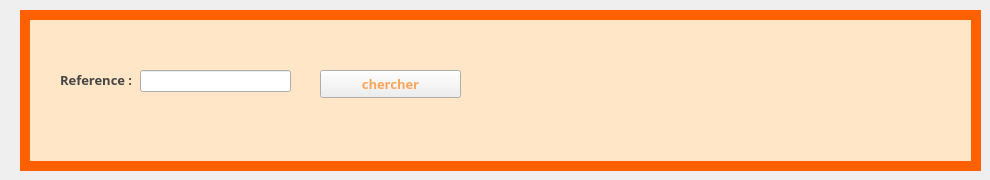
      <widget class="QWidget" name="modif_tab_2">
       <attribute name="title">
        <string>modifer une commande</string>
       </attribute>
       <widget class="QLineEdit" name="cherch_input_2">
        <property name="geometry">
         <rect>
          <x>140</x>
          <y>70</y>
          <width>151</width>
          <height>22</height>
         </rect>
        </property>
        <property name="maxLength">
         <number>6</number>
        </property>
       </widget>
       <widget class="QLabel" name="label_96">
        <property name="geometry">
         <rect>
          <x>60</x>
          <y>70</y>
          <width>71</width>
          <height>20</height>
         </rect>
        </property>
        <property name="font">
         <font>
          <family>Tw Cen MT Condensed</family>
          <pointsize>10</pointsize>
          <weight>75</weight>
          <bold>true</bold>
         </font>
        </property>
        <property name="styleSheet">
         <string notr="true">color: rgb(69, 69, 69);</string>
        </property>
        <property name="text">
         <string>Reference :</string>
        </property>
       </widget>
       <widget class="QPushButton" name="cherch_button_2">
        <property name="geometry">
         <rect>
          <x>320</x>
          <y>70</y>
          <width>141</width>
          <height>28</height>
         </rect>
        </property>
        <property name="font">
         <font>
          <family>Tw Cen MT Condensed</family>
          <pointsize>10</pointsize>
          <weight>75</weight>
          <bold>true</bold>
         </font>
        </property>
        <property name="styleSheet">
         <string notr="true">color: rgb(255, 165, 89);
selection-color: rgb(255, 255, 255);</string>
        </property>
        <property name="text">
         <string>chercher</string>
        </property>
       </widget>
       <widget class="QLabel" name="label_97">
        <property name="geometry">
         <rect>
          <x>20</x>
          <y>10</y>
          <width>961</width>
          <height>161</height>
         </rect>
        </property>
        <property name="styleSheet">
         <string notr="true">background-color: rgb(255, 96, 0);</string>
        </property>
        <property name="text">
         <string/>
        </property>
       </widget>
       <widget class="QLabel" name="label_98">
        <property name="geometry">
         <rect>
          <x>30</x>
          <y>20</y>
          <width>941</width>
          <height>141</height>
         </rect>
        </property>
        <property name="styleSheet">
         <string notr="true">background-color: rgb(255, 230, 199);</string>
        </property>
        <property name="text">
         <string/>
        </property>
       </widget>
       <zorder>label_97</zorder>
       <zorder>label_98</zorder>
       <zorder>cherch_input_2</zorder>
       <zorder>label_96</zorder>
       <zorder>cherch_button_2</zorder>
      </widget>
